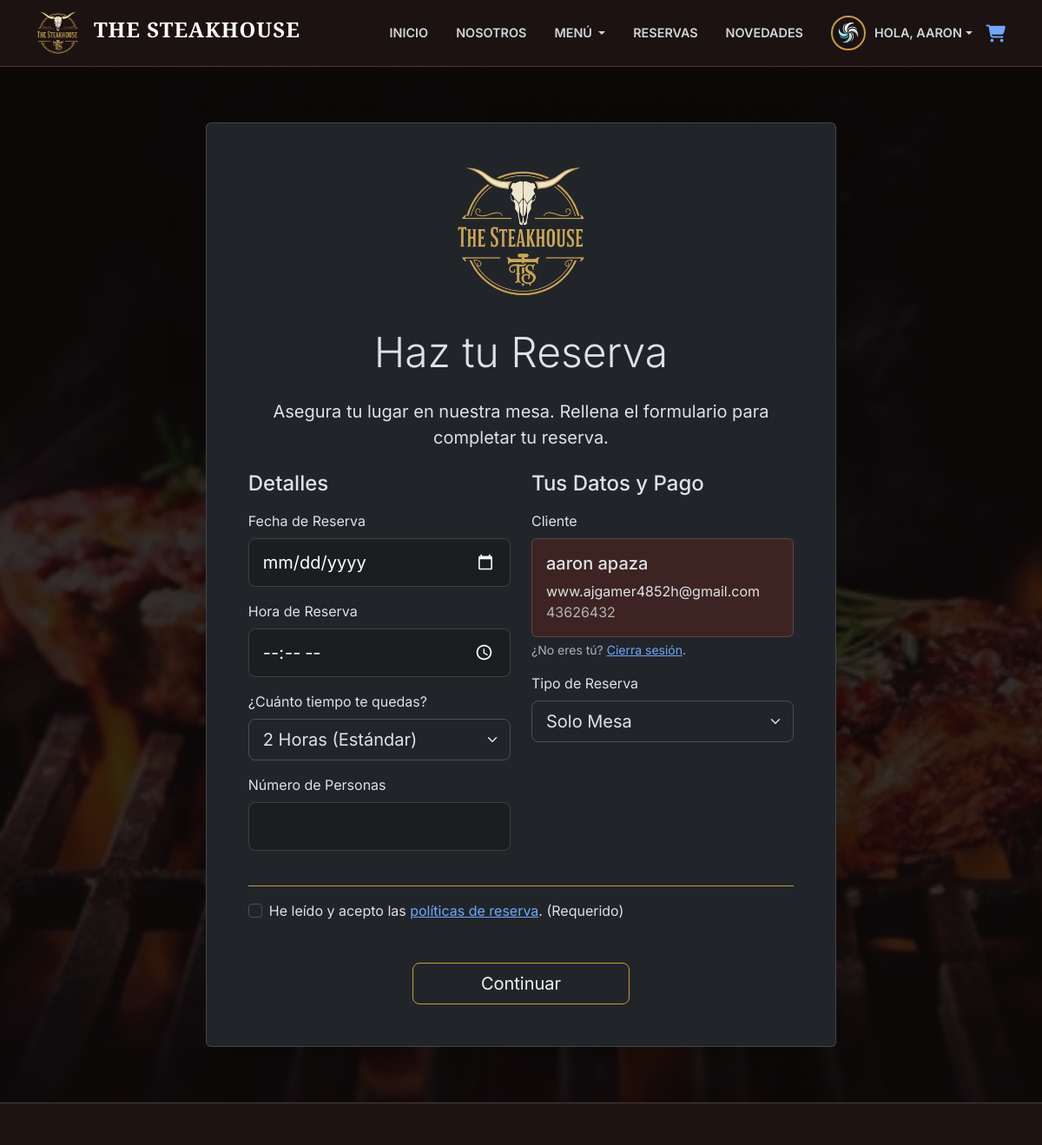
The page /reservas/ (signed in) on the database its author committed.
### clientes/models.py (models this page shows, shortened)
class Cliente(models.Model):
    usuario = models.OneToOneField(User, on_delete=models.CASCADE, related_name="cliente")
    nombre = models.CharField(max_length=100)
    apellido = models.CharField(max_length=100)
    email = models.EmailField(unique=True)
    telefono = models.CharField(max_length=20, blank=True, null=True)
    fecha_registro = models.DateTimeField(auto_now_add=True)
    foto_perfil = models.ImageField(upload_to='perfiles/', null=True, blank=True)

### reservas/models.py (models this page shows, shortened)
class Reserva(models.Model):
    ESTADO_CHOICES = (
        ('PENDIENTE', 'Pendiente'),
        ('CONFIRMADA', 'Confirmada'),
        ('CANCELADA', 'Cancelada'),
        ('COMPLETADA', 'Completada'),
        ('NO_SHOW', 'No Show'),
    )
    TIPO_PAGO_CHOICES = (
        ('SOLO_MESA', 'Solo Mesa'),
        ('PAGO_ADELANTADO', 'Pago QR'),
        ('TARJETA', 'Tarjeta'),
    )
    id = models.UUIDField(primary_key=True, default=uuid.uuid4, editable=False)
    cliente = models.ForeignKey(Cliente, on_delete=models.CASCADE)
    mesa = models.ForeignKey(Mesa, on_delete=models.SET_NULL, null=True, blank=True)
    fecha_reserva = models.DateField()
    hora_reserva = models.TimeField()
    numero_personas = models.IntegerField()
    estado = models.CharField(max_length=20, choices=ESTADO_CHOICES, default='PENDIENTE')
    tipo_pago = models.CharField(max_length=20, choices=TIPO_PAGO_CHOICES, default='SOLO_MESA')
    duracion_horas = models.IntegerField(default=2, help_text="Duración de la reserva en horas")
    hora_fin = models.TimeField(null=True, blank=True, editable=False)
    monto_pagado = models.DecimalField(max_digits=10, decimal_places=2, default=0.00)
    created_at = models.DateTimeField(auto_now_add=True, null=True, blank=True)

### reservas/views.py (the view)
# urls.py: path('', views.reservation_view, name='reservas_page'),
@login_required(login_url='login')
def reservation_view(request):
    try:
        cliente_actual = request.user.cliente
    except Cliente.DoesNotExist:
        messages.error(request, 'Las cuentas de Administrador no pueden hacer reservas. Por favor, usa una cuenta de cliente.')
        return redirect('home')
    if request.method == 'POST':
        form = ReservaForm(request.POST)
        if form.is_valid():
            fecha = form.cleaned_data['fecha_reserva']
            hora_inicio = form.cleaned_data['hora_reserva']
            duracion = int(form.cleaned_data['duracion_horas'])
            personas = form.cleaned_data['numero_personas']
            try:
                inicio_dt = datetime.combine(fecha, hora_inicio)
                fin_dt = inicio_dt + timedelta(hours=duracion)
                hora_fin = fin_dt.time()
            except Exception as e:
                messages.error(request, f"Error al calcular la hora: {e}")
                return render(request, 'reservas.html', {'form': form, 'cliente_actual': cliente_actual})
            reservas_en_conflicto = Reserva.objects.filter(
                fecha_reserva=fecha,
                estado__in=['CONFIRMADA', 'PENDIENTE']
            ).filter(
                Q(hora_reserva__lt=hora_fin) & Q(hora_fin__gt=hora_inicio)
            )
            mesas_ocupadas_ids = reservas_en_conflicto.values_list('mesa_id', flat=True)
            mesa_disponible = Mesa.objects.filter(
                estado='DISPONIBLE',
                capacidad__gte=personas
            ).exclude(
                id__in=mesas_ocupadas_ids
            ).order_by('capacidad').first()
            if mesa_disponible:
                reserva = form.save(commit=False)
                reserva.cliente = cliente_actual
                reserva.mesa = mesa_disponible
                if reserva.tipo_pago == 'PAGO_ADELANTADO' or reserva.tipo_pago == 'TARJETA':
                    reserva.estado = 'PENDIENTE'
                    reserva.monto_pagado = 30.00
                    reserva.save()
                    if reserva.tipo_pago == 'PAGO_ADELANTADO':
                        return redirect('payment_waiting_view', reserva_id=reserva.id)
                    else:
                        return redirect('payment_tarjeta_view', reserva_id=reserva.id)
                else: # 'SOLO_MESA'
                    reserva.estado = 'CONFIRMADA'
                    reserva.monto_pagado = 0.00
                    reserva.save()
                    try:
                        enviar_email_automatico(
                            template_path='emails/confirmacion_reserva.html',
                            context_datos={'reserva': reserva, 'cliente': reserva.cliente},
                            asunto='¡Tu reserva en The Steakhouse está confirmada!',
                            email_destino=reserva.cliente.email
                        )
                        messages.success(request, f'¡Reserva confirmada para la Mesa {reserva.mesa.numero}! Se ha enviado un correo con los detalles.')
                    except Exception as e:
                        messages.warning(request, f'Reserva confirmada (Mesa {reserva.mesa.numero}), pero no se pudo enviar el correo: {e}')
                    return redirect('home')
            else:
                messages.error(request, f'Lo sentimos, no hay mesas disponibles para {personas} personas en esa fecha y hora. Por favor, intenta otro horario.')
                return render(request, 'reservas.html', {'form': form, 'cliente_actual': cliente_actual})
        else:
            messages.error(request, 'El formulario tiene errores. Por favor, revisa los campos.')
    else:
        form = ReservaForm(initial={'cliente': cliente_actual})
    context = {
        'form': form,
        'cliente_actual': cliente_actual
    }
    return render(request, 'reservas.html', context)

### templates/reservas.html (shortened to what this page needs)
{% extends 'base.html' %}
{% load static %}
{% block body_class %}site-container body-reservas{% endblock %}
{% block content %}
<main id="main-content" class="container reserva-flow-container">
    <div class="row justify-content-center">
        <div class="col-lg-10">
            <div class="card card-dark-theme shadow-lg">
                <div class="card-body p-4 p-md-5">
                    <div class="text-center">
                        <img src="{% static 'core/img/logo-steakhouse.png' %}" alt="Logo The Steakhouse" class="form-logo">
                    </div>
                    <h1 class="text-center title-gold display-5 mb-4">Haz tu Reserva</h1>
                    <p class="text-center fs-5 mb-4">
                        Asegura tu lugar en nuestra mesa. Rellena el formulario para completar tu reserva.
                    </p>
                    <form method="POST" action="{% url 'reservas_page' %}" id="reservationForm">
                        <div class="row g-4">
                            <div class="col-lg-6">
                                <h3 class="title-gold fs-4 mb-3">Detalles</h3>
                                <div class="mb-3">
                                    <label for="{{ form.fecha_reserva.id_for_label }}" class="form-label">Fecha de Reserva</label>
                                    {{ form.fecha_reserva }}
                                </div>
                                <div class="mb-3">
                                    <label for="{{ form.hora_reserva.id_for_label }}" class="form-label">Hora de Reserva</label>
                                    {{ form.hora_reserva }}
                                </div>
                                <div class="mb-3">
                                    <label for="{{ form.duracion_horas.id_for_label }}" class="form-label">{{ form.duracion_horas.label }}</label>
                                    {{ form.duracion_horas }}
                                </div>
                                <div class="mb-3">
                                    <label for="{{ form.numero_personas.id_for_label }}" class="form-label">Número de Personas</label>
                                    {{ form.numero_personas }}
                                </div>
                            </div>
                            <div class="col-lg-6">
                                <h3 class="title-gold fs-4 mb-3">Tus Datos y Pago</h3>
                                <div class="mb-3">
                                    <label class="form-label">Cliente</label>
                                    <div class="card card-dark-theme" style="background-color: #3d2422;">
                                        <div class="card-body">
                                            <h5 class="card-title">{{ cliente_actual.nombre }} {{ cliente_actual.apellido }}</h5>
                                            <p class="card-text mb-0">{{ cliente_actual.email }}</p>
                                            <p class="card-text text-muted">{{ cliente_actual.telefono|default_if_none:"Sin teléfono" }}</p>
                                        </div>
                                    </div>
                                    <div class="form-text">
                                        ¿No eres tú? <a href="{% url 'logout' %}">Cierra sesión</a>.
                                    </div>
                                </div>
                                <div class="mb-3">
                                    <label for="{{ form.tipo_pago.id_for_label }}" class="form-label">Tipo de Reserva</label>
                                    {{ form.tipo_pago }}
                                </div>
                            </div>
                        </div>
                        <div class="col-12 mt-4 pt-3" style="border-top: 1px solid #c89b3f;">
                            <div class="form-check">
                                <input class="form-check-input" type="checkbox" id="id_politicas" required>
                                <label class="form-check-label" for="id_politicas">
                                    He leído y acepto las <a href="#">políticas de reserva</a>. (Requerido)
                                </label>
                            </div>
                        </div>
                        <div class="text-center mt-5">
                            <button type="submit" class="btn btn-outline-light btn-lg" style="border-color: #c89b3f; color: #f4f0e8; min-width: 250px;">
                                Continuar
                            </button>
                        </div>
                    </form>
                </div>
            </div>
        </div>
    </div>
</main>
<div class="fire-particles-container">
</div>
{% endblock %}

### templates/base.html (shortened to what this page needs)
{% load static %}
<!DOCTYPE html>
<html lang="es" data-bs-theme="dark">
<head>
    <link href="https://cdn.jsdelivr.net/npm/bootstrap@5.3.3/dist/css/bootstrap.min.css" rel="stylesheet" />
    <link rel="stylesheet" href="https://cdnjs.cloudflare.com/ajax/libs/font-awesome/6.5.2/css/all.min.css" />
    <link rel="stylesheet" href="{% static 'core/css/main.css' %}" />
</head>
<body class="{% block body_class %}site-container{% endblock %}">
    <header id="main-header" class="sticky-top">
        <nav class="navbar navbar-expand-lg">
            <div class="container">
                <a class="navbar-brand" href="{% url 'home' %}">
                    <img src="{% static 'core/img/logo-steakhouse.png' %}" alt="Logo The Steakhouse" style="height: 50px;">
                    <span class="navbar-brand-text">THE STEAKHOUSE</span>
                </a>
                <div class="collapse navbar-collapse" id="mainNavbar">
                    <ul class="navbar-nav ms-auto mb-2 mb-lg-0 align-items-center">
                        <li class="nav-item">
                            <a class="nav-link" href="{% url 'home' %}#inicio">Inicio</a>
                        </li>
                        <li class="nav-item">
                            <a class="nav-link" href="{% url 'home' %}#nosotros">Nosotros</a>
                        </li>
                        <li class="nav-item dropdown">
                            <a class="nav-link dropdown-toggle" href="{% url 'menu_page' %}" id="menuDropdown" role="button" data-bs-toggle="dropdown" aria-expanded="false">
                                Menú
                            </a>
                        </li>
                        <li class="nav-item">
                            <a class="nav-link" href="{% url 'reservas_page' %}">Reservas</a>
                        </li>
                        <li class="nav-item">
                            <a class="nav-link" href="{% url 'home' %}#novedades">Novedades</a>
                        </li>
                        {% if user.is_authenticated %}
                            <li class="nav-item dropdown">
                                <a class="nav-link dropdown-toggle d-flex align-items-center" href="#" role="button" data-bs-toggle="dropdown" aria-expanded="false">
                                    {% if user.cliente.foto_perfil %}
                                        <img src="{{ user.cliente.foto_perfil.url }}" alt="Foto de perfil" class="profile-pic-nav">
                                    {% else %}
                                        <i class="fa fa-user me-2" style="font-size: 1.2rem;"></i>
                                    {% endif %}
                                    Hola, {{ user.username }}
                                </a>
                            </li>
                        {% endif %}
                        <li class="nav-item">
                            <a classF="nav-link" href="#" data-bs-toggle="modal" data-bs-target="#modalCarrito" title="Ver Carrito">
                                <i class="fa fa-shopping-cart fa-lg"></i>
                            </a>
                        </li>
                    </ul>
                </div>
            </div>
        </nav>
    </header>
    <main class="site-content">
        {% block content %}
        {% endblock %}
    </main>
    <footer id="main-footer">
    </footer>
</body>
</html>

### core/static/core/css/main.css (style rules this page uses)
body { background-color: #1a1a1a; font-family: 'Inter', sans-serif; color: #f3f4f6; }
.font-serif-display, .section-title, .navbar-brand-text { font-family: 'Playfair Display', serif; font-weight: 700; }
#main-header .navbar { background-color: rgba(30, 21, 19, 0.9); backdrop-filter: blur(10px); -webkit-backdrop-filter: blur(10px); border-bottom: 1px solid #4d3a36; padding-top: 0.5rem; padding-bottom: 0.5rem; }
#main-header .navbar-brand-text { font-size: 1.5rem; color: #fff; margin-left: 0.75rem; letter-spacing: 1px; }
#main-header .nav-link { color: #d1d5db; font-weight: 600; text-transform: uppercase; font-size: 0.9rem; padding: 0.5rem 1rem; transition: color 0.3s ease; }
#main-footer { background-color: #1e1513; color: #9ca3af; padding-top: 3rem; margin-top: 0; border-top: 1px solid #4d3a36; }
.body-reservas { background-image: linear-gradient(rgba(15, 10, 10, 0.85), rgba(15, 10, 10, 0.85)), url('../img/fondo-reservas.jpg'); background-size: cover; background-position: center center; background-attachment: fixed; }
.reserva-flow-container { min-height: calc(100vh - 160px); display: flex; align-items: center; justify-content: center; padding: 4rem 1rem; }
.form-logo { max-width: 150px; margin-bottom: 2rem; }
.card-dark-theme .form-control { background-color: rgba(0, 0, 0, 0.2); border: 1px solid #4d3a36; color: #fff; padding: 0.75rem 1rem; }
.card-dark-theme .form-control::placeholder { color: #9ca3af; }
.fire-particles-container { position: fixed; bottom: 0; left: 0; width: 100%; height: 100px; overflow: hidden; pointer-events: none; z-index: 1000; }

### templates/base.html (style rules this page uses)
.site-container { display: flex; flex-direction: column; min-height: 100vh; }
.site-content { flex-grow: 1; }
.profile-pic-nav { width: 40px; height: 40px; border-radius: 50%; object-fit: cover; border: 2px solid #c89b3f; margin-right: 10px; }

### rows shown on the page
Cliente: nombre "aaron", apellido "apaza", email "www.ajgamer4852h@gmail.com", telefono "43626432"

### other values the page prints
{{ user.username }} "AARON"
